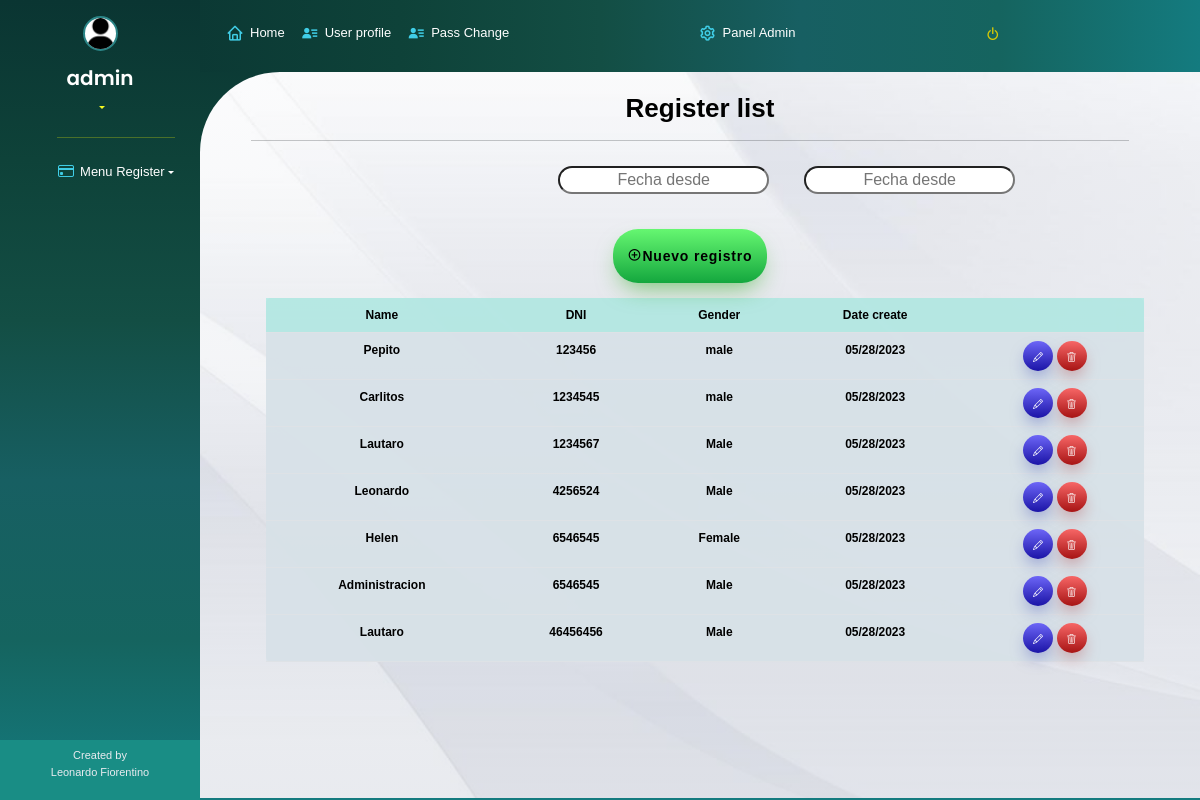
/client_list/ (signed in), run on the app's committed database.
### DB/models.py (models this page shows, shortened)
class Users(AbstractUser):
    email = models.EmailField(unique=True)
    address = models.CharField(max_length=50, blank=True, null=True)
    number_address = models.PositiveIntegerField(blank=True, null=True)
    country = CountryField(max_length=50, blank=True, null=True)
    phone_number = models.PositiveIntegerField(blank=True, null=True)
    dni = models.PositiveIntegerField(blank=True, null=True)
    image_user = models.ImageField(upload_to='user/', null=True, blank=True)
    class Meta:
        verbose_name = "Usuario"
        verbose_name_plural = "Usuarios"

class Client(models.Model):
    user_create = models.ForeignKey(
        settings.AUTH_USER_MODEL, on_delete=models.CASCADE, related_name="user_create_person", null=True, blank=True)
    date_create = models.DateField(
        auto_now_add=True, null=True, blank=True)
    user_update = models.ForeignKey(
        settings.AUTH_USER_MODEL, on_delete=models.CASCADE, related_name='user_update_person', null=True, blank=True)
    date_update = models.DateField(auto_now=True, null=True, blank=True)
    name = models.CharField(max_length=20)
    dni = models.PositiveIntegerField()
    gender = models.CharField(max_length=10, choices=gender)
    class Meta:
        verbose_name = "Client"
        verbose_name_plural = "Clients"
        ordering = ["dni"]

### User_create/views.py (the view, shortened to what this page needs)
# urls.py: path('client_list/', ClientList.as_view(), name='client_list'),
class ClientList(LoginRequiredMixin,ListView):
    model = Client
    template_name = "client_list.html"
    @method_decorator(csrf_exempt)
    def dispatch(self, request, *args, **kwargs):
        return super().dispatch(request, *args, **kwargs)
    def get_context_data(self, **kwargs):
        context = super().get_context_data(**kwargs)
        context['filter'] = Client.objects.all()
        context['formAdd'] = ClientForm()
        context['formEdit'] = ClientForm()
        context['title'] = "Register list"
        return context

### User_create/forms.py (shortened to what this page needs)
class ClientForm(forms.ModelForm):
    def __init__(self, *args, **kwargs):
        super(ClientForm, self).__init__(*args, **kwargs)
        self.fields["gender"].choices = [("", "Gender")]+list(self.fields["gender"].choices)[1:]
        for form in self.visible_fields():
            form.field.widget.attrs['class'] = 'form-control text-center'
    class Meta:
        model = Client
        fields = (
            "name",
            "dni",
            "gender",
        )
        widgets = {
            "name": forms.TextInput(
                attrs={
                    "placeholder": "Name",
                    "autofocus": "True",
                    "type": "text",
                }
            ),
            "dni": forms.NumberInput(
                attrs={
                    "placeholder": "DNI",
                    "type": "number",
                }
            ),
            "gender": forms.Select(
                attrs={
                    "placeholder": "Apellido",
                    "type": "text",
                }
            ),
        }
        exclude = [
            "user_create",
            "user_update",
        ]

### templates/View/client_list.html (shortened to what this page needs)
{% extends 'list.html' %}
{% load static %}
{% block nuevoregistro %}
<div class="nuevo-registro">
    <button class="button-confirm btnAdd"><a type="button"><i class="bx bx-plus-circle"></i>Nuevo registro</a></button>
</div>
{% endblock %}
{% block columns %}
<tr id="tabla-titulo">
    <th scope="col">Name</th>
    <th scope="col">DNI</th>
    <th scope="col">Gender</th>
    <th scope="col">Date create</th>
    <th scope="col"></th>
</tr>
{% endblock %}
{% block rows %}
{% for n in filter %}
<tr id="tabla-datos">
    <td>{{ n.name}}</td>
    <td>{{ n.dni }}</td>
    <td>{{ n.gender }}</td>
    <td>{{ n.date_create| date:"m/d/Y"}}</td>
    <td>
        <button class="button-edit-list btnEdit"><a type="button"><i class="bi bi-pencil"></i></a></button>
        <button class="button-cancel-list btnDel"><a type="button"><i class="bi bi-trash3"></i></a></button>
    </td>
</tr>
{% endfor %}
{% endblock %}

### templates/Base/list.html (shortened to what this page needs)
{% extends 'body.html' %}
{% load static %}
{% block content %}
<div class="list card-default">
    <div class="card-header">
        <h3 class="list-title">{{title}}</h3>
    </div>
    <div class="card-body-list">
    {% block extra %}
    <hr>
    <div class="date-ranger">
        <table border="0" cellspacing="5" cellpadding="5">
            <tbody>
                <tr class="date-inicial">
                    <td><input type="text" id="min" name="min" placeholder="Fecha desde"></td>
                </tr>
                <tr class="date-final">
                    <td><input type="text" id="max" name="max" placeholder="Fecha desde"></td>
                </tr>
            </tbody>
        </table>
    </div>
    {% endblock %}
    {% block nuevoregistro %}{% endblock %}
        <table class="table list-body" id="tabla">
            <thead>
                {% block columns %}
                {% endblock %}
            </thead>
            <tbody id="tabla-datos">
                {% block rows %}
                {% endblock %}
            </tbody>
        </table>
    </div>
</div>
{% endblock %}
{% block modal %}
<div class="modales">
</div>
{% endblock %}

### templates/Base/body.html (shortened to what this page needs)
{% extends 'home.html' %}
{% block body %}
<html>
<body class="body-container">
    {% if user.is_authenticated and request.session.group.name == "Admin" %}
    {% include 'menu_hz_admin.html' %}
    {% elif user.is_authenticated and request.session.group.name == "Cliente" or request.session.group.name == None  %}
    {% include 'menu_hz.html' %}
    {% endif %}
    <div id="mheader">
        <div class="d-flex flex-column">
            {% include 'menu_profile.html' %}
            {% include 'menu_sesion.html' %}
            {% if user.is_authenticated and request.session.group.name == "Admin" %}
            {% include 'menu_vert_admin.html' %}
            {% elif user.is_authenticated and request.session.group.name == "Cliente" or request.session.group.name == None %}
            {% include 'menu_vert.html' %}
            {% endif %}
        </div>
    </div>
    <div id="hero" class="d-flex flex-column justify-content-center align-items-center">
        <main>
            {% block content %}
            {% endblock %}
        </main>
    </div>
    {% include 'footer.html' %}
    {% block modal %}
    {% endblock %}
</body>
</html>
{% endblock %}

### templates/Base/home.html (shortened to what this page needs)
{% load static %}
<!DOCTYPE html>
<html lang="es">
<head>
    <link rel="stylesheet" href="https://cdn.jsdelivr.net/npm/bootstrap-icons@1.10.3/font/bootstrap-icons.css">
    <link href="{% static 'assets/dist/css/bootstrap.min.css' %}" rel="stylesheet">
    <link href='https://unpkg.com/boxicons@2.1.4/css/boxicons.min.css' rel='stylesheet'>
    <link href="{% static 'css/body.css' %}" rel="stylesheet">
    <link href="{% static 'css/list.css' %}" rel="stylesheet">
    <link href="{% static 'css/button.css' %}" rel="stylesheet">
    <link href="{% static 'lib/jquery-confirm/jquery-confirm.min.css' %}" rel="stylesheet">
    <link rel="stylesheet" href="{% static 'lib/DataTables/css/datatables.css'%}">
</head>
{% block body %}
{% endblock %}
</html>

### templates/Base/menu_hz.html (shortened to what this page needs)
<nav class="main-header navbar navbar-expand-md navbar-light navbar-white" id="mnavbar">
    <div class="container">
        <div class="nav-hz-iz collapse navbar-collapse order-3" id="nav-hz">
            <ul class="navbar-nav">
                <li class="nav-item">
                    <a href="{% url 'home' %}" class="nav-link"><i class="bx bx-home"></i> Home</a>
                </li>
                <li class="nav-item">
                    <a href="{% url 'user_edit' user.id %}" class="nav-link"><i class="bx bxs-user-detail"></i> User profile</a>
                </li>
                <li class="nav-item">
                    <a href="{% url 'password_edit' user.id %}" class="nav-link"><i class="bx bxs-user-detail"></i> Pass Change</a>
                </li>
            </ul>
        </div>
        <div class="nav-hz-dr collapse navbar-collapse order-3" id="nav-hz">
            <ul class="navbar-nav">
                <li class="nav-item">
                    <a href="{% url 'admin:index' %}" class="nav-link"><i class="bx bx-cog"></i> Panel Admin </a>
                </li>
            </ul>
        </div>
        <div class="nav-hz-end collapse navbar-collapse order-3" id="nav-hz">
            <ul class="order-1 order-md-3 navbar-nav navbar-no-expand ml-auto">
                <li class="nav-item">
                    <a class="nav-link" href="{% url 'logout' %}">
                        <i class="bx bx-power-off" aria-hidden="true" style="color: rgb(214, 200, 5)"></i>
                    </a>
                </li>
            </ul>
        </div>
    </div>
</nav>

### templates/Base/menu_profile.html
{% load static %}
<div class="profile">
    <img src="{% static 'img/generic-user.png' %}" alt="" class="img-fluid rounded-circle"
        style="background-color: white">
    <h1 class="text-light"><a href="#">{{ request.user.username}}</a></h1>
</div>

### templates/Base/menu_sesion.html (shortened to what this page needs)
<div class="nav-menu session">
    <ul class="navbar-nav">
        <li class="nav-item dropdown">
            <a class="btn btn-toggle dropdown-toggle collapsed" data-bs-toggle="collapse" data-bs-target="#sesion"
                data-toggle="dropdown" aria-expanded="true" aria-haspopup="true"
                style="color: rgb(246, 250, 32);"></a>
        </li>
    </ul>
</div>

### templates/Base/menu_vert.html (shortened to what this page needs)
<nav class="nav-menu">
    <ul class="">
        <hr id="hr-menu">
        <a class="btn btn-toggle dropdown-toggle collapsed" data-bs-toggle="collapse" data-bs-target="#menu-vert"
            data-toggle="dropdown" aria-expanded="true" aria-haspopup="true"><i
                class="bi bi-credit-card"></i><span>Menu Register</span>
        </a>
    </ul>
</nav>

### templates/Base/footer.html (shortened to what this page needs)
{% load static %}
<footer id="footer">
    <div class="container">
        <div class="credits">
            Created by
            Leonardo Fiorentino</a>
        </div>
    </div>
</footer>

### static/css/body.css (style rules this page uses)
* { box-sizing: border-box; margin: 0; padding: 0; }
html { height: 100%; }
body { font-family: "Public Sans", sans-serif; font-size: 1.2rem; min-height: 100%; background: linear-gradient(180deg, #0a3532 0%, #0e4239 20%, #134e44 40%, #175f62 60%, #15645f 80%, #147b7f 100%, #198d85 100%, #fff 100%); }
main { height: 88vh; height: -webkit-fill-available; width: 95%; max-height: 88vh; overflow-x: auto; overflow-y: scroll; }
.body-container>* { padding: 6px; text-align: center; font-size: 16px; }
#mnavbar { grid-area: navbar; background: linear-gradient(90deg, #0a3532 -9%, #0e4239 20%, #134e44 40%, #175f62 60%, #15645f 80%, #147b7f 100%, #198d85 100%, #fff 100%); }
.nav-hz-iz>ul>li { float: right; position: flex; white-space: nowrap; }
.nav-hz-iz a, .nav-hz-iz a:focus { display: flex; align-items: center; color: #ffffff; padding: 6px 0px; margin-bottom: 6px; transition: 0.3s; font-size: 13px; }
.nav-hz-iz a i, .nav-hz-iz a:focus i { font-size: 18px; padding-right: 6px; color: #40cee7; }
.nav-hz-dr>ul>li { position: relative; white-space: nowrap; }
.nav-hz-dr a, .nav-hz-dr a:focus { display: flex; align-items: center; color: #ffffff; padding: 6px 0px; margin-bottom: 6px; transition: 0.3s; font-size: 13px; }
.nav-hz-dr a i, .nav-hz-dr a:focus i { font-size: 18px; padding-right: 6px; color: #40cee7; }
#hero { grid-area: main; background: linear-gradient(rgba(249, 250, 252, 0.3), rgba(210, 214, 223, 0.5)), url("../img/fondo.jpg"); background-size: cover; background-repeat: no-repeat; background-position: center; background-attachment: fixed; overflow: hidden; width: 100%; height: 90.8vh; border-radius: 80px 0px 0px 0px; }
#hero:before { content: ""; background: rgba(236, 238, 240, 0.5); position: absolute; bottom: 0; top: 1; left: 0; right: 0; z-index: 1; }
#mheader { grid-area: sidebar; background: linear-gradient(180deg, #0a3532 0%, #0e4239 20%, #134e44 40%, #175f62 60%, #15645f 80%, #147b7f 100%, #198d85 100%, #fff 100%); border-radius: 0px 0px 35px 35px; width: 200px; height: 105%; list-style: none; background-attachment: fixed; overflow-y: scroll; overflow-x: scroll; }
#hr-menu { color: yellow; }
#mheader .profile img { margin: 10px auto; display: flex; width: 35px; border: 2px solid #2A8587; list-style: none; }
#mheader .profile h1 { font-size: 20px; margin: 5px; padding: 5px; font-weight: 600; -moz-text-align-last: center; text-align-last: center; font-family: "Poppins", sans-serif; list-style: none; }
#mheader .profile h1 a, #mheader .profile h1 a:hover { color: #fff; text-decoration: none; list-style: none; }
.nav-menu>ul>a { position: relative; white-space: nowrap; list-style: none; border-radius: 10px; }
.nav-menu a, .nav-menu a:focus { display: flex; align-items: center; color: #ffffff; padding: 5px 0px; margin-bottom: 6px; transition: 0.4s; font-size: 13px; list-style: none; }
.nav-menu a i, .nav-menu a:focus i { font-size: 16px; padding-right: 6px; color: #40cee7; list-style: none; }
.nav-menu { display: flex; justify-content: space-around; align-items: left; overflow-y: scroll; overflow-x: scroll; overflow: hidden; }
.collapse a { text-decoration: none; list-style: none; padding: 1px; }
#footer { grid-area: footer; padding: 5px; color: #f4f6fd; font-size: 10px; position: fixed; left: 0; bottom: 0; width: 200px; height: 60px; background: #198d85; }
#footer .credits { padding-top: 2px; text-align: center; font-size: 11px; color: #eaebf0; }
.body-container { display: grid; grid-template-areas: "navbar" "main" "sidebar" "footer"; }
@media (min-width: 900px) { .body-container { grid-template: "sidebar navbar" 9vh "sidebar main" 82vh "footer main" 9vh / 200px auto; } }
.nav-item>a { color: #ffffff; }

### static/css/list.css (style rules this page uses)
.list-title { font-size: 26px; color: black; font-weight: bold; margin-top: 10px; }
.list-body { margin-top: 10px; margin-bottom: 10px; margin-left: 15px; margin-right: 15px; font-size: 14px; color: black; font-weight: bold; border-radius: 5px; background-color: rgb(203, 221, 221, 0.8); }
.card-body-list { padding-right: 20px; margin-top: 10px; margin-bottom: 10px; margin-left: 20px; margin-right: 20px; }
#tabla-datos { font-size: 12px; background-color: rgba(220, 228, 235, 0.5); }
#tabla-titulo { font-size: 12px; background-color: rgba(175, 234, 228, 0.8); vertical-align: middle; }
.date-ranger { margin-left: 35%; margin-top: 25px; margin-bottom: 30px; }
.date-ranger>table>tbody { display: flex; gap: 35px; }
#min { border-radius: 25px; text-align: center; }
#max { border-radius: 25px; text-align: center; }

### data on the page
Users: user.username "admin"
Client: name "Pepito", dni "123456", gender "male", date_create "05/28/2023"
Client: name "Carlitos", dni "1234545", gender "male", date_create "05/28/2023"
Client: name "Lautaro", dni "1234567", gender "Male", date_create "05/28/2023"
Client: name "Leonardo", dni "4256524", gender "Male", date_create "05/28/2023"
Client: name "Helen", dni "6546545", gender "Female", date_create "05/28/2023"
Client: name "Administracion", dni "6546545", gender "Male", date_create "05/28/2023"
Client: name "Lautaro", dni "46456456", gender "Male", date_create "05/28/2023"

### other printed values
{{ title }} "Register list"
